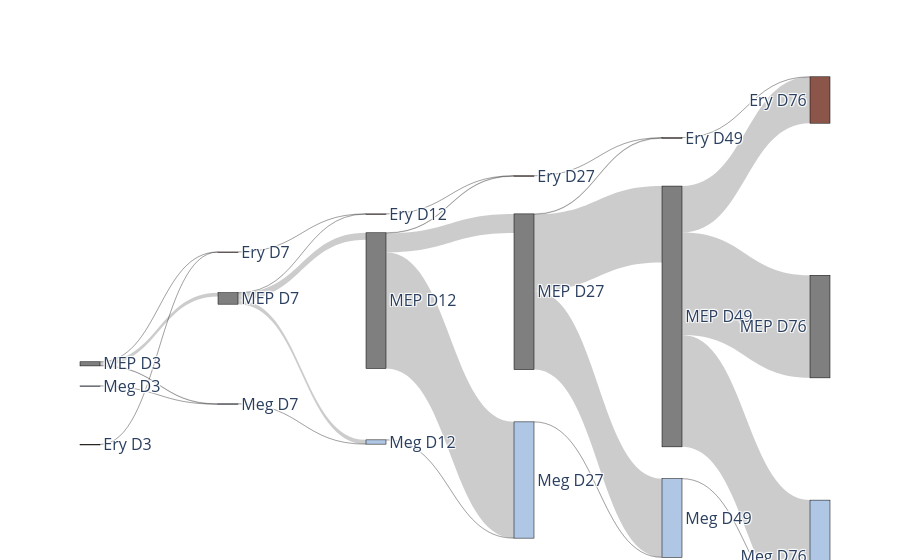

Notebook code cell kept with this figure:
### Code cell
fig = go.Figure(data=[go.Sankey(
    node = dict(
      pad = 20,
      thickness = 20,
      line = dict(color = "black", width = 0.5),
      label = label,
      color = color,
      x = x_loc,
      y = y_loc,
      
    ),
    link = dict(
      source = source, # indices correspond to labels, eg A1, A2, A1, B1, ...
      target = target,
      value = value
  ))])

fig.update_layout(font_size=16)
fig.show()

### Figure 1 — Plotly figure (JSON) as saved in the notebook; plotly's stock layout.template omitted (floating-point values rounded to 4 significant figures)
{"data": [{"link": {"source": [0, 1, 2, 0, 1, 2, 0, 1, 2, 3, 4, 5, 3, 4, 5, 3, 4, 5, 6, 7, 8, 6, 7, 8, 6, 7, 8, 9, 10, 11, 9, 10, 11, 9, 10, 11, 12, 13, 14, 12, 13, 14, 12, 13, 14], "target": [3, 3, 3, 4, 4, 4, 5, 5, 5, 6, 6, 6, 7, 7, 7, 8, 8, 8, 9, 9, 9, 10, 10, 10, 11, 11, 11, 12, 12, 12, 13, 13, 13, 14, 14, 14, 15, 15, 15, 16, 16, 16, 17, 17, 17], "value": [0.0001855, 0, 0, 3.48e-06, 1e-20, 0, 2.044e-05, 0, 1e-20, 0.0003514, 0, 0, 1.209e-05, 1e-20, 0, 0.000217, 0, 1e-20, 0.0009621, 0, 0, 2.25e-05, 1e-20, 0, 0.005877, 0, 1e-20, 0.003868, 0, 0, 2.738e-05, 1e-20, 0, 0.003976, 0, 1e-20, 0.005186, 0, 0, 0.002347, 1e-20, 0, 0.005649, 0, 1e-20]}, "node": {"color": ["#7f7f7f", "#8C554A", "#AFC7E5", "#7f7f7f", "#8C554A", "#AFC7E5", "#7f7f7f", "#8C554A", "#AFC7E5", "#7f7f7f", "#8C554A", "#AFC7E5", "#7f7f7f", "#8C554A", "#AFC7E5", "#7f7f7f", "#8C554A", "#AFC7E5"], "label": ["MEP D3", "Ery D3", "Meg D3", "MEP D7", "Ery D7", "Meg D7", "MEP D12", "Ery D12", "Meg D12", "MEP D27", "Ery D27", "Meg D27", "MEP D49", "Ery D49", "Meg D49", "MEP D76", "Ery D76", "Meg D76"], "line": {"color": "black", "width": 0.5}, "pad": 20, "thickness": 20, "x": [0, 0, 0, 0.2, 0.2, 0.2, 0.4, 0.4, 0.4, 0.6, 0.6, 0.6, 0.8, 0.8, 0.8, 1, 1, 1], "y": [0.5186, 0.5, 0.7, 0.5222, 0.4, 0.8, 0.528, 0.3, 0.9, 0.5046, 0.2, 1, 0.5696, 0.1, 1.1, 0.5962, -1.11e-16, 1.2]}, "type": "sankey"}], "layout": {"font": {"size": 16}}}
